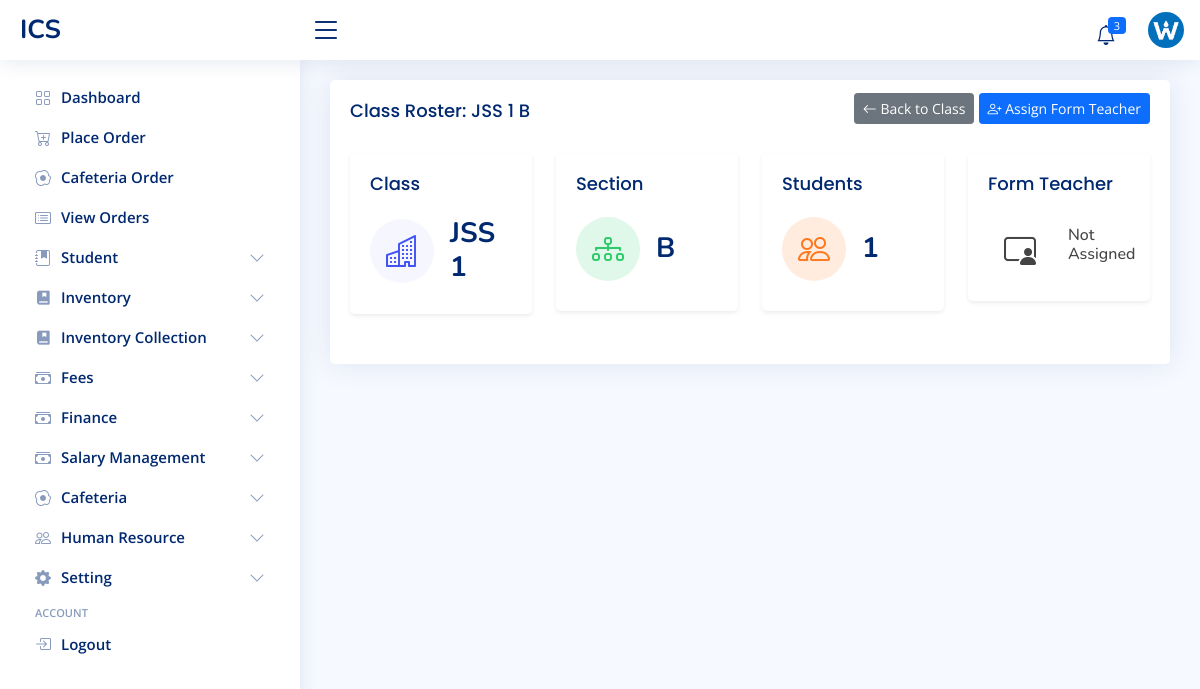
/class/section/info/2/3/ (signed in), run on the app's committed database.
### admin_site/models.py (models this page shows, shortened)
class SchoolInfoModel(models.Model):
    name = models.CharField(max_length=250)
    short_name = models.CharField(max_length=50)
    logo = models.FileField(upload_to='images/logo', blank=True, null=True)
    mobile = models.CharField(max_length=20)
    email = models.EmailField()
    address = models.CharField(max_length=255)
    def __str__(self):
        return self.short_name.upper()

class ClassesModel(models.Model):
    name = models.CharField(max_length=100, unique=True)
    section = models.ManyToManyField(ClassSectionModel, blank=True)
    created_at = models.DateTimeField(auto_now_add=True, blank=True, null=True)
    updated_at = models.DateTimeField(auto_now=True, blank=True, null=True)
    class Meta:
        constraints = [models.UniqueConstraint(fields=['name'], name='unique_name_class_type_combo')]

class ClassSectionModel(models.Model):
    name = models.CharField(max_length=100, unique=True)
    created_at = models.DateTimeField(auto_now_add=True, blank=True, null=True)
    updated_at = models.DateTimeField(auto_now=True, blank=True, null=True)
    class Meta:
        constraints = [models.UniqueConstraint(fields=['name'], name='unique_class_name_type_combo')]

class ClassSectionInfoModel(models.Model):
    student_class = models.ForeignKey(ClassesModel, on_delete=models.CASCADE)
    section = models.ForeignKey(ClassSectionModel, on_delete=models.CASCADE)
    form_teacher = models.ForeignKey(
        StaffModel, on_delete=models.SET_NULL, null=True, blank=True,
        limit_choices_to={'group__name': 'Teachers'},
        related_name='form_teacher_rosters'
    )
    created_at = models.DateTimeField(auto_now_add=True, blank=True, null=True)
    updated_at = models.DateTimeField(auto_now=True, blank=True, null=True)
    class Meta:
        constraints = [models.UniqueConstraint(fields=['student_class', 'section'], name='unique_student_class_section_combo')]
    def number_of_students(self):
        StudentModel = apps.get_model('student', 'StudentModel')
        return StudentModel.objects.filter(student_class=self.student_class, class_section=self.section).count()

### admin_site/views.py (the view)
# urls.py: path('class/section/info/<int:class_pk>/<int:section_pk>/', ClassSectionInfoDetailView.as_view(),
class ClassSectionInfoDetailView(LoginRequiredMixin, PermissionRequiredMixin, TemplateView):
    permission_required = 'admin_site.add_classesmodel'
    template_name = 'admin_site/class_section_info/detail.html'
    def get_context_data(self, **kwargs):
        context = super().get_context_data(**kwargs)
        class_pk = self.kwargs.get('class_pk')
        section_pk = self.kwargs.get('section_pk')
        student_class = get_object_or_404(ClassesModel, pk=class_pk)
        section = get_object_or_404(ClassSectionModel, pk=section_pk)
        info, created = ClassSectionInfoModel.objects.get_or_create(student_class=student_class, section=section)
        if created:
            messages.info(self.request, f"Created a new roster for {student_class} - {section}.")
        context['student_class'] = student_class
        context['class_section'] = section
        context['class_section_info'] = info
        context['form'] = ClassSectionInfoForm(instance=info)
        return context

### admin_site/templates/admin_site/class_section_info/detail.html (shortened to what this page needs)
{% extends 'admin_site/layout.html' %}
{% block 'main' %}
<div class="row">
    <div class="col-12">
        <div class="card">
            <div class="card-body">
                <div class="d-flex justify-content-between align-items-center">
                    <h5 class="card-title mb-0">
                        Class Roster: {{ student_class.name|upper }} {{ class_section.name|upper }}
                    </h5>
                    <div>
                        <a href="{% url 'class_detail' student_class.id %}" class="btn btn-secondary btn-sm" title="Back to Class Detail">
                            <i class="bi bi-arrow-left"></i> Back to Class
                        </a>
                        <button type="button" class="btn btn-primary btn-sm" data-bs-toggle="modal" data-bs-target="#assignTeacherModal">
                            <i class="bi bi-person-plus"></i>
                            {% if class_section_info.form_teacher %}
                                Update Form Teacher
                            {% else %}
                                Assign Form Teacher
                            {% endif %}
                        </button>
                    </div>
                </div>
                <div class="row mt-3">
                    <div class="col-md-6 col-lg-3">
                        <div class="card info-card sales-card shadow-sm">
                            <div class="card-body">
                                <h5 class="card-title">Class</h5>
                                <div class="d-flex align-items-center">
                                    <div class="card-icon rounded-circle d-flex align-items-center justify-content-center">
                                        <i class="bi bi-building"></i>
                                    </div>
                                    <div class="ps-3"><h6>{{ student_class.name|upper }}</h6></div>
                                </div>
                            </div>
                        </div>
                    </div>
                    <div class="col-md-6 col-lg-3">
                        <div class="card info-card revenue-card shadow-sm">
                            <div class="card-body">
                                <h5 class="card-title">Section</h5>
                                <div class="d-flex align-items-center">
                                    <div class="card-icon rounded-circle d-flex align-items-center justify-content-center">
                                        <i class="bi bi-diagram-3"></i>
                                    </div>
                                    <div class="ps-3"><h6>{{ class_section.name|upper }}</h6></div>
                                </div>
                            </div>
                        </div>
                    </div>
                    <div class="col-md-6 col-lg-3">
                        <div class="card info-card customers-card shadow-sm">
                            <div class="card-body">
                                <h5 class="card-title">Students</h5>
                                <div class="d-flex align-items-center">
                                    <div class="card-icon rounded-circle d-flex align-items-center justify-content-center">
                                        <i class="bi bi-people"></i>
                                    </div>
                                    <div class="ps-3"><h6>{{ class_section_info.number_of_students|default:"0" }}</h6></div>
                                </div>
                            </div>
                        </div>
                    </div>
                    <div class="col-md-6 col-lg-3">
                        <div class="card info-card-form-teacher shadow-sm">
                            <div class="card-body">
                                <h5 class="card-title">Form Teacher</h5>
                                <div class="d-flex align-items-center">
                                    <div class="card-icon rounded-circle d-flex align-items-center justify-content-center">
                                        <i class="bi bi-person-video3"></i>
                                    </div>
                                    <div class="ps-3">
                                        <h6>{{ class_section_info.form_teacher.full_name|default:"Not Assigned" }}</h6>
                                    </div>
                                </div>
                            </div>
                        </div>
                    </div>
                </div>
            </div>
        </div>
    </div>
</div>
{% endblock %}

### admin_site/templates/admin_site/layout.html (shortened to what this page needs)
<!DOCTYPE html>
{% load static %}
<html lang="en">
<head>
    <link href="{% static 'admin_site/vendor/bootstrap/css/bootstrap.min.css' %}" rel="stylesheet">
    <link href="{% static 'admin_site/vendor/bootstrap-icons/bootstrap-icons.css' %}" rel="stylesheet">
    <link href="{% static 'admin_site/vendor/boxicons/css/boxicons.min.css' %}" rel="stylesheet">
    <link href="{% static 'admin_site/vendor/quill/quill.snow.css' %}" rel="stylesheet">
    <link href="{% static 'admin_site/vendor/quill/quill.bubble.css' %}" rel="stylesheet">
    <link href="{% static 'admin_site/vendor/remixicon/remixicon.css' %}" rel="stylesheet">
    <link href="{% static 'admin_site/vendor/simple-datatables/style.css' %}" rel="stylesheet">
    <link href="{% static 'admin_site/styles/style.css' %}" rel="stylesheet">
</head>
<body>
<header class="header non-printable fixed-top d-flex align-items-center" id="header">
    <div class="d-flex align-items-center justify-content-between">
        <a class="logo d-flex align-items-center" href="{% url 'admin_dashboard' %}">
            <span class="d-none d-lg-block">{{ school_info|upper }}</span>
        </a>
        <i class="bi bi-list toggle-sidebar-btn"></i>
    </div>
    <nav class="header-nav ms-auto">
        <ul class="d-flex align-items-center">
            <li class="nav-item dropdown">
          <a class="nav-link nav-icon" href="#" data-bs-toggle="dropdown">
            <i class="bi bi-bell"></i>
            <span class="badge bg-primary badge-number">{{ low_stock }}</span>
          </a>
        </li>
            <li class="nav-item dropdown pe-3">
                <a class="nav-link nav-profile d-flex align-items-center pe-0" data-bs-toggle="dropdown" href="#">
                    {% if user.is_superuser %}
                    <img alt="Profile" class="rounded-circle" src="{{ school_info.logo.url }}">
                    {% else %}
                    {% if user.profile.staff.image %}
                    <img alt="Profile" class="rounded-circle" src="{{user.profile.staff.image.url}}">
                    {% else %}
                    <img alt="Profile" class="rounded-circle" src="{% static 'admin_site/images/default_image.jpg' %}">
                    {% endif %}
                    {% endif %}
                </a>
            </li>
        </ul>
    </nav>
</header>
<aside class="sidebar non-printable" id="sidebar" style="">
    <ul class="sidebar-nav" id="sidebar-nav">
        <li class="nav-item">
            <a class="nav-link collapsed" href="{% url 'admin_dashboard' %}">
                <i class="bi bi-grid"></i>
                <span>Dashboard</span>
            </a>
        </li>
        {% if 'inventory.add_salemodel' in perms %}
        <li class="nav-item">
            <a class="nav-link collapsed" href="{% url 'place_order' %}">
                <i class="bi bi-cart-plus"></i>
                <span>Place Order</span>
            </a>
        </li>
        {% endif %}
        {% if 'cafeteria.add_mealcollectionmodel' in perms %}
        <li class="nav-item">
            <a class="nav-link collapsed" href="{% url 'cafeteria_collection_live' %}">
                <i class="bi bi-egg-fried"></i>
                <span>Cafeteria Order</span>
            </a>
        </li>
        {% endif %}
        {% if 'inventory.view_salemodel' in perms %}
        <li class="nav-item">
            <a class="nav-link collapsed" href="{% url 'view_orders' %}">
                <i class="bi bi-card-list"></i>
                <span>View Orders</span>
            </a>
        </li>
        {% endif %}
        {% if 'student.add_studentmodel' in perms or 'student.view_studentmodel' in perms or 'student.view_studentsettingmodel' in perms %}
            <li class="nav-item">
                <a class="nav-link collapsed" data-bs-target="#stud" data-bs-toggle="collapse" href="#">
                    <i class="bi bi-journal-bookmark-fill"></i><span>Student</span><i
                        class="bi bi-chevron-down ms-auto"></i>
                </a>
            </li>
            {% endif %}
        {% if 'inventory.view_itemmodel' in perms or 'inventory.view_stockinmodel' in perms or 'inventory.view_inventorycollectionmodel' in perms %}
        <li class="nav-item">
            <a class="nav-link collapsed" data-bs-target="#acad" data-bs-toggle="collapse" href="#">
                <i class="ri-book-mark-fill"></i><span>Inventory</span><i class="bi bi-chevron-down ms-auto"></i>
            </a>
        </li>
        {% endif %}
        {% if 'inventory.view_itemmodel' in perms or 'inventory.view_stockinmodel' in perms or 'inventory.view_purchaseordermodel' in perms %}
        <li class="nav-item">
            <a class="nav-link collapsed" data-bs-target="#acad2" data-bs-toggle="collapse" href="#">
                <i class="ri-book-mark-fill"></i><span>Inventory Collection</span><i class="bi bi-chevron-down ms-auto"></i>
            </a>
        </li>
        {% endif %}
         {% if 'finance.view_feemodel' in perms or 'finance.view_feepaymentmodel' in perms %}
        <li class="nav-item">
            <a class="nav-link collapsed" data-bs-target="#fees" data-bs-toggle="collapse" href="#">
                <i class="bi bi-cash-stack"></i><span>Fees</span><i class="bi bi-chevron-down ms-auto"></i>
            </a>
        </li>
        {% endif %}
        {% if 'finance.add_studentfundingmodel' in perms or 'finance.view_studentfundingmodel' in perms or 'finance.view_expensemodel' in perms %}
            <li class="nav-item">
                <a class="nav-link collapsed" data-bs-target="#fee" data-bs-toggle="collapse" href="#">
                    <i class="bi bi-cash-stack"></i><span>Finance</span><i class="bi bi-chevron-down ms-auto"></i>
                </a>
            </li>
            {% endif %}
        {% if 'finance.add_salaryrecord' in perms or 'finance.view_salaryrecord' in perms %}
            <li class="nav-item">
                <a class="nav-link collapsed" data-bs-target="#sal" data-bs-toggle="collapse" href="#">
                    <i class="bi bi-cash-stack"></i><span>Salary Management</span><i class="bi bi-chevron-down ms-auto"></i>
                </a>
            </li>
            {% endif %}
        {% if 'cafeteria.view_mealcollectionmodel' in perms or 'cafeteria.view_cafeteriasettingmodel' in perms %}
        <li class="nav-item">
            <a class="nav-link collapsed" data-bs-target="#cafe" data-bs-toggle="collapse" href="#">
                <i class="bi bi-egg-fried"></i><span>Cafeteria</span><i class="bi bi-chevron-down ms-auto"></i>
            </a>
        </li>
        {% endif %}
       {% if 'human_resource.add_staffmodel' in perms or 'human_resource.view_staffmodel' in perms or 'auth.add_group' in perms %}
        <li class="nav-item">
            <a class="nav-link collapsed" data-bs-target="#hr" data-bs-toggle="collapse" href="#">
                <i class="bi bi-people"></i><span>Human Resource</span><i class="bi bi-chevron-down ms-auto"></i>
            </a>
        </li>
        {% endif %}
        {% if 'admin_site.change_schoolinfomodel' in perms or 'admin_site.change_schoolsettingmodel' in perms or 'admin_site.add_classesmodel' in perms %}
            <li class="nav-item">
                <a class="nav-link collapsed" data-bs-target="#tables-nav" data-bs-toggle="collapse" href="#">
                    <i class="bi bi-gear-fill"></i><span>Setting</span><i class="bi bi-chevron-down ms-auto"></i>
                </a>
            </li>
            {% endif %}
        <li class="nav-heading">Account</li>
        <li class="nav-item">
            <a class="nav-link collapsed" href="{% url 'logout' %}">
                <i class="bi bi-box-arrow-in-right"></i>
                <span>Logout</span>
            </a>
        </li></ul>
</aside>
<main class="main" id="main">
    <section class="section dashboard">
        {% block 'main' %} {% endblock %}
    </section>
</main>
</body>
</html>

### data on the page
SchoolInfoModel: short_name "ICS", logo (picture)
ClassesModel: name "JSS 1"
ClassSectionModel: name "B"
ClassSectionInfoModel: number_of_students "1", form_teacher.full_name "Not Assigned"

### other printed values
{{ low_stock }} "3"
